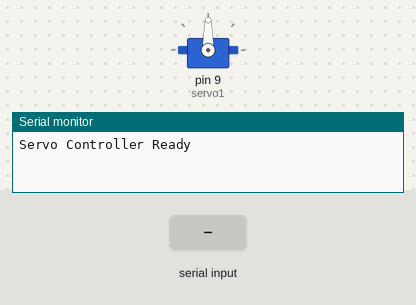
A sketch run on a simulated Arduino Mega 2560, built with avr-gcc and run on an emulated ATmega2560. On the bench: servo, the last lines printed to the serial monitor. The inputs (shaded band) are chosen by the test bench.

Above: at 1.2 s.
1.3 s: "LEFT_MOTOR\n" received over Serial
At 1.7 s:
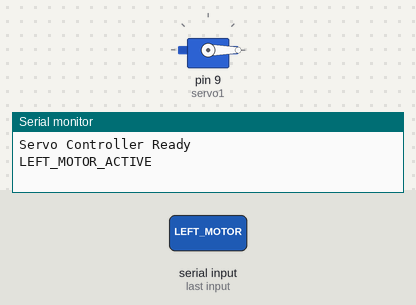
2.8 s: "RIGHT_MOTOR\n" received over Serial
At 4.0 s:
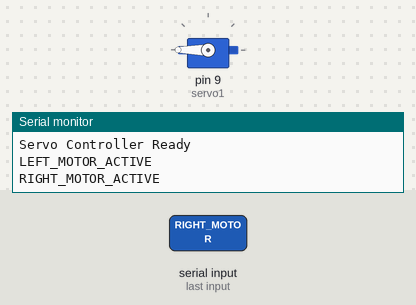
4.3 s: "GATE_OPEN\n" received over Serial
At 5.2 s:
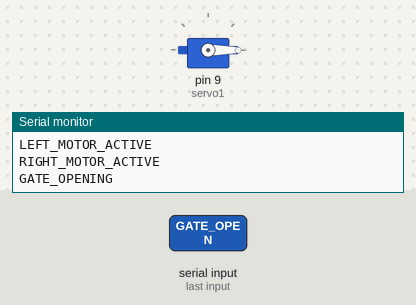
5.8 s: "STOP\n" received over Serial
At 6.1 s:
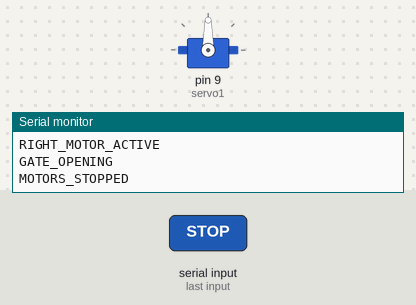
Timing chart, 0 to 8.3 s (numbered marks = the images above; inputs shaded):
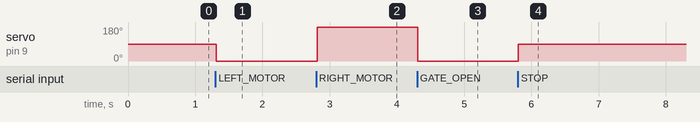

The sketch:

servo_controller.ino
```cpp
/*
 * Servo Controller for Music-IO
 * Controls one 360° continuous rotation servo based on serial commands
 *
 * Commands:
 * - "LEFT_MOTOR" - Move LEFT for 5 sec
 * - "RIGHT_MOTOR" - Move RIGHT for 5 sec
 * - "GATE_OPEN" - Move LEFT continuously (until STOP)
 * - "GATE_CLOSE" - Move RIGHT continuously (until STOP)
 * - "GATE_SEQUENCE" - 3s left, 3s stop, 3s right (runs once per win)
 * - "WIN" - Alias to run the same sequence once
 * - "STOP" - Stop motor immediately (90°)
 *
 * Upload to Arduino MEGA on COM4
 */

#include <Servo.h>

Servo servo1;
// Continuous servo absolute angles (adjust if needed)
const int LEFT_SPEED  = 0;    // max left
const int RIGHT_SPEED = 180;  // max right
const int STOP_POS    = 90;   // stop (neutral)

bool motorActive = false;
unsigned long motorStartTime = 0;
unsigned long motorDuration = 5000;  // 5 seconds
String currentMotor = "";

void setup() {
  Serial.begin(9600);
  servo1.attach(9);

  // Start in neutral position
  servo1.write(STOP_POS);

  Serial.println("Servo Controller Ready");
}

void loop() {
  // Check for serial commands
  if (Serial.available() > 0) {
    String command = Serial.readStringUntil('\n');
    command.trim();

    if (command == "LEFT_MOTOR") {
      activateLeftMotor();
    }
    else if (command == "RIGHT_MOTOR") {
      activateRightMotor();
    }
    else if (command == "GATE_OPEN") {
      gateOpen();
    }
    else if (command == "GATE_CLOSE") {
      gateClose();
    }
    else if (command == "GATE_SEQUENCE") {
      gateSequence();
    }
    else if (command == "WIN") {
      gateSequence();
    }
    else if (command == "STOP") {
      stopMotors();
    }
  }

  // Check if motor cycle is complete
  if (motorActive && (millis() - motorStartTime >= motorDuration)) {
    stopMotors();
    Serial.println("MOTOR_COMPLETE");
  }
}

void activateLeftMotor() {
  motorActive = true;
  motorStartTime = millis();
  currentMotor = "LEFT";

  servo1.write(LEFT_SPEED);  // Move LEFT

  Serial.println("LEFT_MOTOR_ACTIVE");
}

void activateRightMotor() {
  motorActive = true;
  motorStartTime = millis();
  currentMotor = "RIGHT";

  servo1.write(RIGHT_SPEED);  // Move RIGHT

  Serial.println("RIGHT_MOTOR_ACTIVE");
}

void stopMotors() {
  motorActive = false;
  currentMotor = "";

  // Return to neutral
  servo1.write(STOP_POS);

  Serial.println("MOTORS_STOPPED");
}

void gateOpen() {
  // Move servo one direction to open gate
  // No timer - Python controls the duration
  servo1.write(LEFT_SPEED);

  Serial.println("GATE_OPENING");
}

void gateClose() {
  // Move servo opposite direction to close gate
  // No timer - Python controls the duration
  servo1.write(RIGHT_SPEED);

  Serial.println("GATE_CLOSING");
}

void gateSequence() {
  // 3s left, 3s stop, 3s right (single run)
  Serial.println("GATE_SEQUENCE_START");

  // Left 3s
  servo1.write(LEFT_SPEED);
  delay(3000);

  // Stop 3s
  servo1.write(STOP_POS);
  delay(3000);

  // Right 3s
  servo1.write(RIGHT_SPEED);
  delay(3000);

  // Stop
  servo1.write(STOP_POS);
  Serial.println("GATE_SEQUENCE_DONE");
}
```

Measured:
- after the input at 1.3 s, servo on pin 9 (servo1): 90° → 0° at once
- after the input at 2.8 s, servo on pin 9 (servo1): 0° → 180° at once
- after the input at 4.3 s, servo on pin 9 (servo1): 180° → 0° at once
- after the input at 5.8 s, servo on pin 9 (servo1): 0° → 90° after 0.01 s instead of 2.0 s
